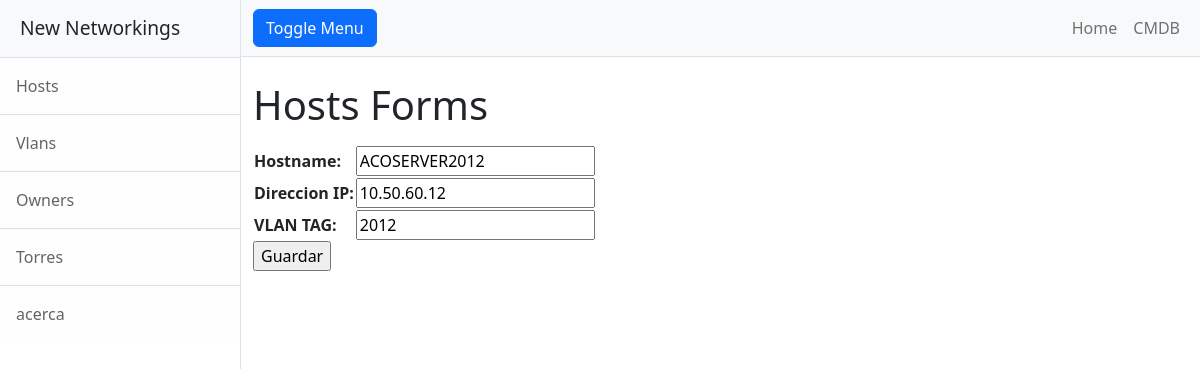
Page /hostsUpdate/6 on the earlier database version.
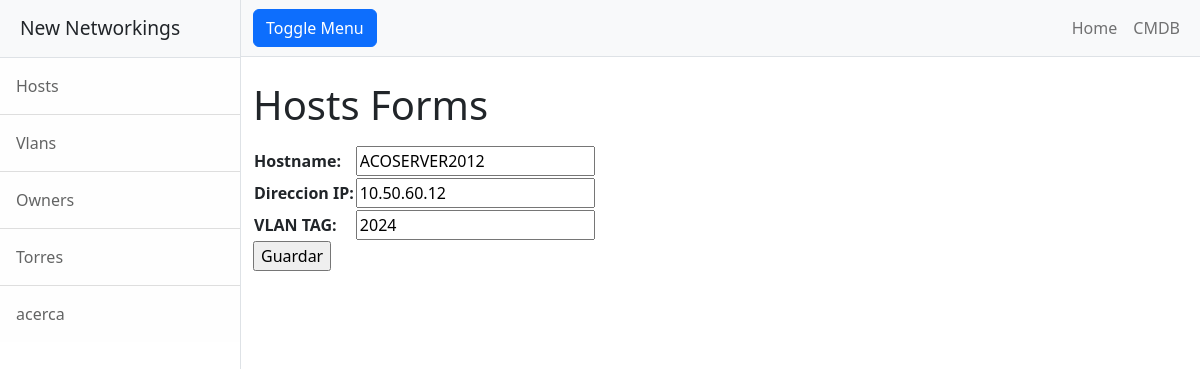
Same page on the later database version.
### entidades/models.py (models this page shows)
class Hosts(models.Model):
    host_name = models.CharField(max_length=50)
    host_ip = models.CharField(max_length=18)
    host_vlan = models.IntegerField()

### entidades/views.py (the view)
# urls.py: path('hostsUpdate/<id_hosts>', hostsUpdate, name="hostsUpdate"),
def hostsUpdate(request, id_hosts):
    hosts = Hosts.objects.get(id=id_hosts)
    if request.method == "POST":
        miForm = HostsForm(request.POST)
        if miForm.is_valid():
            hosts.host_name = miForm.cleaned_data.get("host_name")
            hosts.host_ip = miForm.cleaned_data.get("host_ip")
            hosts.host_vlan = miForm.cleaned_data.get("host_vlan")
            hosts.save()
            contexto = {"hosts": Hosts.objects.all() }
            return render(request, "entidades/hosts.html", contexto)
    else:
        miForm = HostsForm(initial={"host_name": hosts.host_name, "host_ip": hosts.host_ip, "host_vlan":hosts.host_vlan })
    return render(request, "entidades/hostsForm.html", {"form": miForm})

### entidades/forms.py
class HostsForm(forms.Form):
    host_name = forms.CharField(max_length=50, required=True, label="Hostname")
    host_ip = forms.CharField(required=True, label="Direccion IP")
    host_vlan = forms.IntegerField(required=True, label="VLAN TAG")

### entidades/templates/entidades/hostsForm.html (shortened to what this page needs)
{% extends "entidades/index.html" %}
{% block titulo %}
 <h1 class="mt-4"> Hosts Forms</h1>
{% endblock titulo %}
{% block contenido %}
<form action="" method="post">
    <table>
        {{ form.as_table }}
    </table>
    <input type="submit" value="Guardar">
</form>
{% endblock contenido %}

Differences in the rows shown:
changed Hosts "ACOSERVER2012": host_vlan "2012" → "2024"
